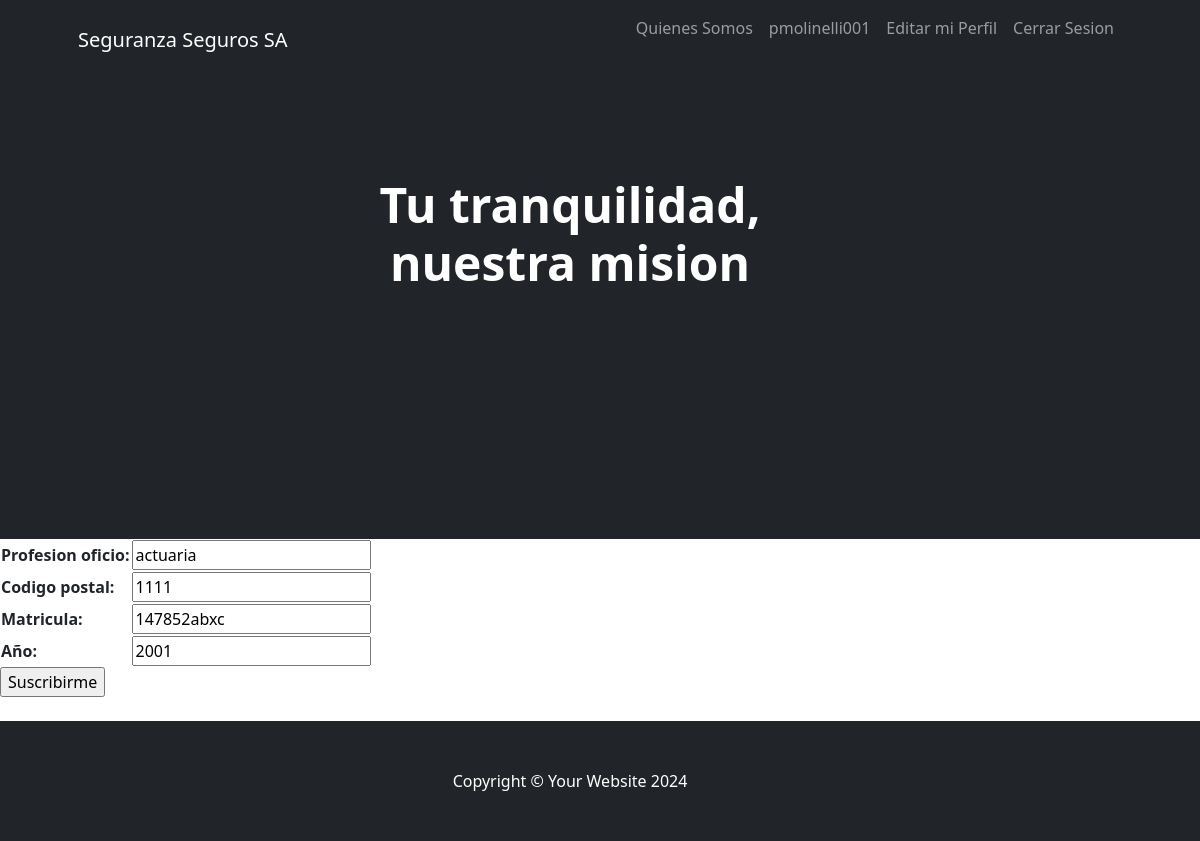
Page /artUpdate/2/ (signed in) on the committed database.
### app/models.py (models this page shows, shortened)
class Art(models.Model):
    profesion_oficio = models.CharField(max_length=40)
    codigo_postal = models.CharField(max_length=7)
    matricula = models.CharField(max_length=40, default='')
    año = models.IntegerField()
    class Meta:
        verbose_name = "Art"
        verbose_name_plural ="Art"
        ordering = ["profesion_oficio"]

### app/views.py (the view)
# urls.py: path('artUpdate/<int:pk>/',ArtUpdate.as_view(), name="artUpdate"),
class ArtUpdate(LoginRequiredMixin,UpdateView):
    model = Art
    fields = ['profesion_oficio','codigo_postal','matricula','año']
    success_url=reverse_lazy("art")

### app/templates/app/art_form.html (shortened to what this page needs)
{% extends "app/index.html" %}
{% block titulo %}
<h1 class="mb-5">Formulario Suscripcion ART</h1>
{% endblock titulo %}
{% block contenido %}
<form action="" method="post">
    <table>
        {{ form.as_table }}
    </table>
    <input type="submit" value="Suscribirme">
</form>
<br>
{% endblock contenido %}

### app/templates/app/index.html (shortened to what this page needs)
<!DOCTYPE html>
<html lang="en">
    <head>
        {%load static%}
        <link href="https://cdn.jsdelivr.net/npm/bootstrap-icons@1.4.1/font/bootstrap-icons.css" rel="stylesheet" />
        <link href="{% static 'css/styles.css'%}" rel="stylesheet" />
        <link href="https://cdnjs.cloudflare.com/ajax/libs/font-awesome/5.15.4/css/all.min.css" rel="stylesheet">
        <link href="https://cdn.jsdelivr.net/npm/bootstrap-icons@1.5.0/font/bootstrap-icons.css" rel="stylesheet">
    </head>
    <body>
        <nav class="navbar navbar-expand-lg navbar-dark bg-dark">
            <div class="container px-5">
                <a class="navbar-brand" href="{% url 'home' %}">Seguranza Seguros SA</a>
                <div class="collapse navbar-collapse" id="navbarSupportedContent">
                    <ul class="navbar-nav ms-auto mb-2 mb-lg-0">
                        <li class="nav-item"><a class="nav-link" href="{% url 'quienes_somos' %}">Quienes Somos</a></li>
                        {% if user.is_authenticated%}
                        <li class="nav-item"><a class="nav-link"> {{user.username}}</a></li>
                        <li class="nav-item"><a class="nav-link" href="{% url 'perfil' %}"> Editar mi Perfil</a>
                        <br>
                        <li class="nav-item"><a class="nav-link" href="{% url 'logout' %}"> Cerrar Sesion</a></li>
                        {% else %}
                        <li class="nav-item"><a class="nav-link" href="{% url 'login'%}">Iniciar Sesion</a></li>
                        <br>
                        <a class="nav-link" href="{% url 'registro' %}">Registrarme</a>
                        {%endif%}
                    </ul>
                </div>
            </div>
        </nav>
        <header class="bg-dark py-5">
            <div class="container px-5">
                <div class="row gx-5 justify-content-center">
                    <div class="col-lg-6">
                        <div class="text-center my-5">
                            <h1 class="display-5 fw-bolder text-white mb-2">Tu tranquilidad, nuestra mision</h1>
                            {%block titulo%}{%endblock titulo%}
                        </div>
                    </div>
                </div>
            </div>
        </header>
        {%block contenido%}{%endblock contenido%}
        <footer class="py-5 bg-dark">
            <div class="container px-5"><p class="m-0 text-center text-white">Copyright &copy; Your Website 2024</p></div>
        </footer>
    </body>
</html>

### rows in the picture
Art: profesion_oficio "actuaria", codigo_postal "1111", matricula "147852abxc", año "2001"

### other values in the picture
{{ user.username }} "pmolinelli001"
